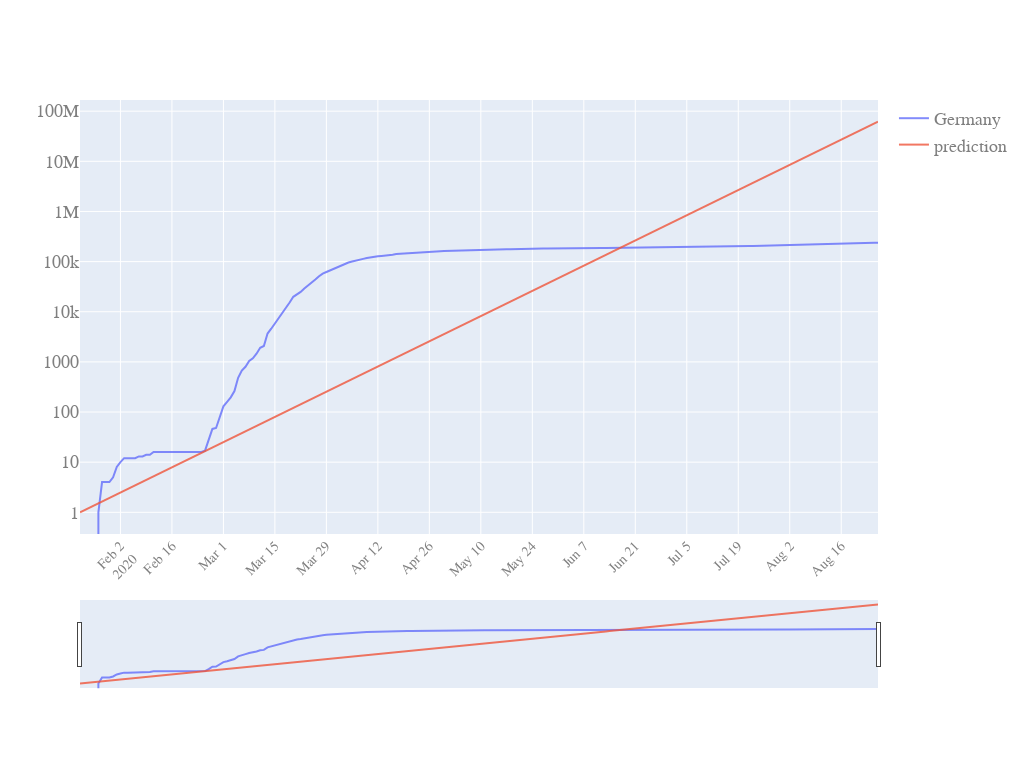

Notebook cell for this chart:
### Code cell
quick_plot(LR_inspect.date,
          LR_inspect.iloc[:,1:],
          y_scale='log',
          slider=True)

### Figure 1 — Plotly figure (JSON) as saved in the notebook; plotly's stock layout.template omitted (floating-point values rounded to 4 significant figures; data arrays with more than 128 entries replaced by an {"elided": "..."} marker saying what was removed)
{"data": [{"mode": "lines", "name": "Germany", "opacity": 0.8, "type": "scatter", "x": {"elided": "218 str values"}, "y": {"elided": "218 int values"}}, {"mode": "lines", "name": "prediction", "opacity": 0.8, "type": "scatter", "x": {"elided": "218 str values"}, "y": {"elided": "218 float values"}}], "layout": {"autosize": true, "font": {"color": "#7f7f7f", "family": "PT Sans, monospace", "size": 18}, "height": 768, "width": 1024, "xaxis": {"nticks": 20, "rangeslider": {"visible": true}, "tickangle": -45, "tickfont": {"color": "#7f7f7f", "size": 14}}, "yaxis": {"type": "log"}}}
